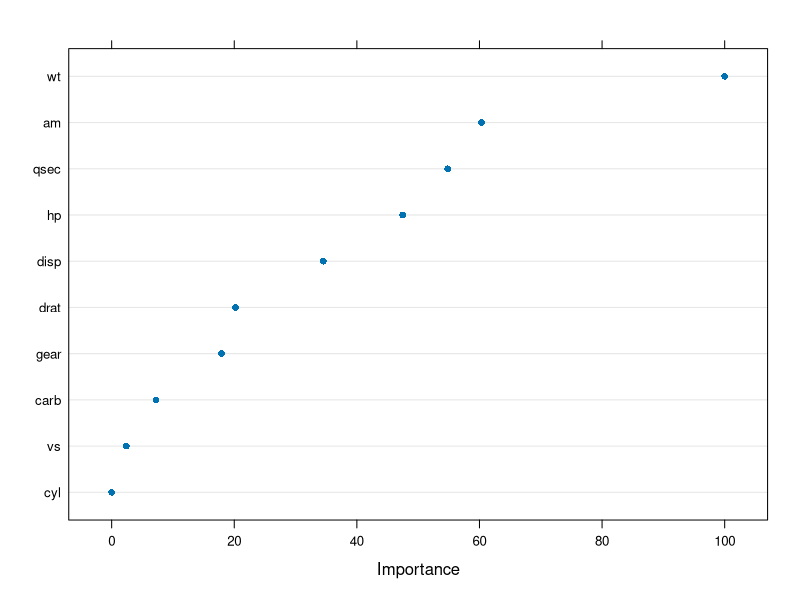
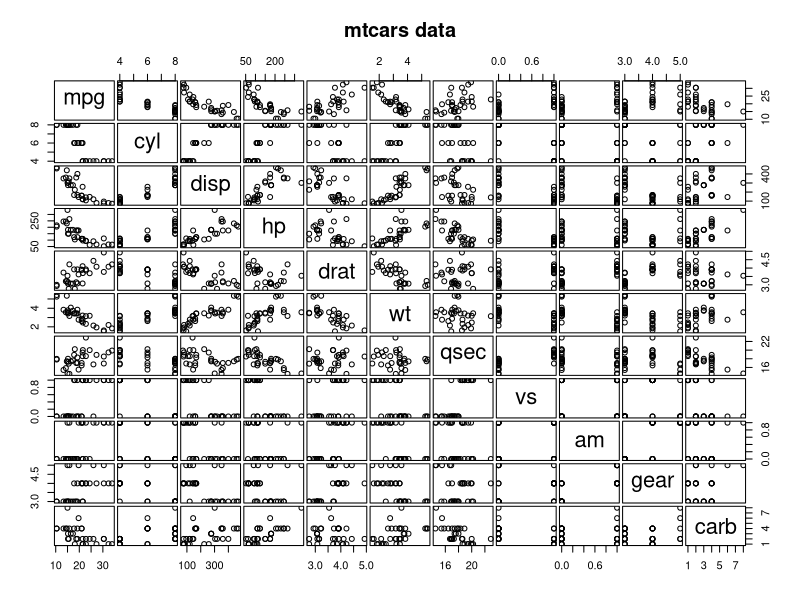
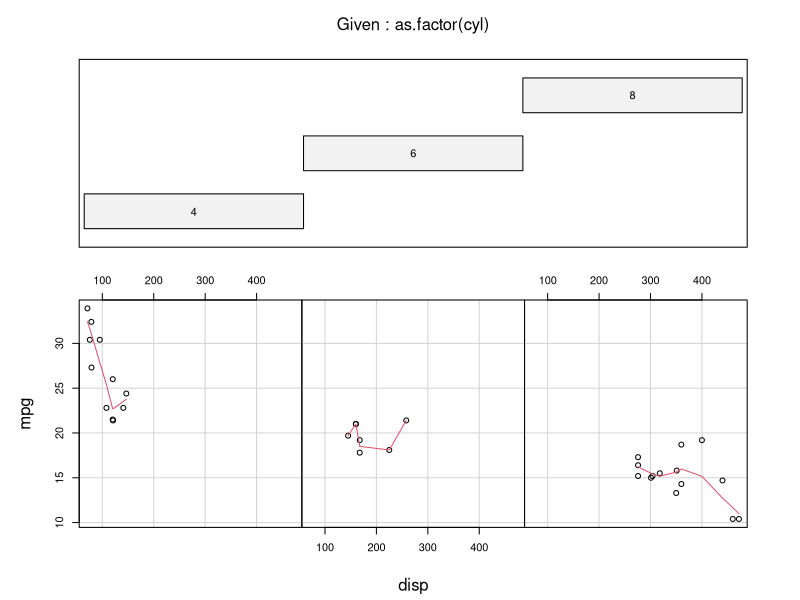

Recreate these plots in R, in order.
library(tidyverse)
library(ggplot2)
library(caret)
tc<-trainControl(method = 'LOOCV')
m<-train(mpg~.,
         data = mtcars,
         method='glm',
         trControl=tc)
summary(m)
names(m)
m$results
#k-fold cross validation
tk<-trainControl(method = 'LOOCV',number = 10)
mk<-train(mpg~.,
         data = mtcars,
         method='lm',
         trControl=tk)
mk
names(mk)
nrow(mk$trainingData)
#repeats
tp <- trainControl(method = "repeatedcv",
                   number = 10, repeats = 100)
mp <- train(mpg ~ .,
           data = mtcars,
          
           method = "lm",
           trControl = tp)
mp
duplicated(mtcars)
sum(duplicated(mtcars))
#bootstraps
tc <- trainControl(method = "boot",
                   number = 999)
mb <- train(mpg ~ .,
           data = mtcars,
           
           method = "lm",
           trControl = tc)
mb
names(mb)
mb$bestTune
mb$modelType
mb$modelInfo
summary(mb)
view(mtcars)
varImp(mb)
dotPlot(varImp(mb))
data()

require(graphics)
pairs(mtcars, main = "mtcars data", gap = 1/4)
coplot(mpg ~ disp | as.factor(cyl), data = mtcars,
       panel = panel.smooth, rows = 1)




